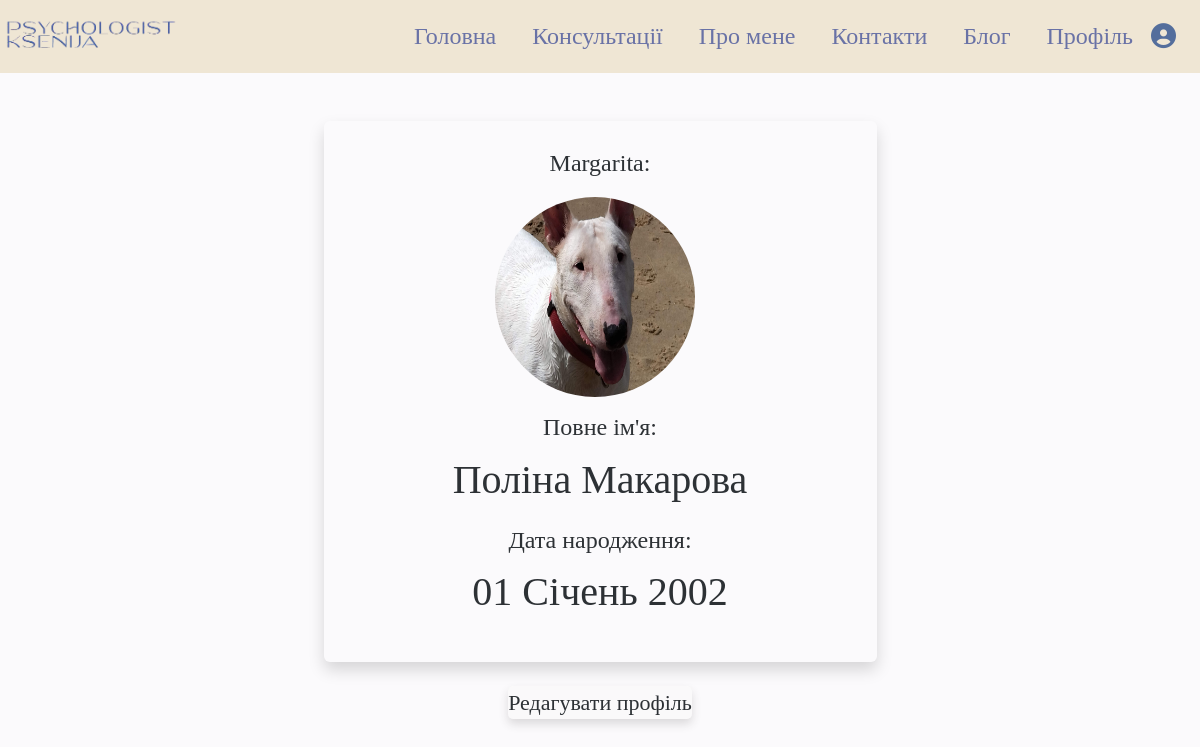
The page /profiles/ (signed in) on the database as committed earlier.
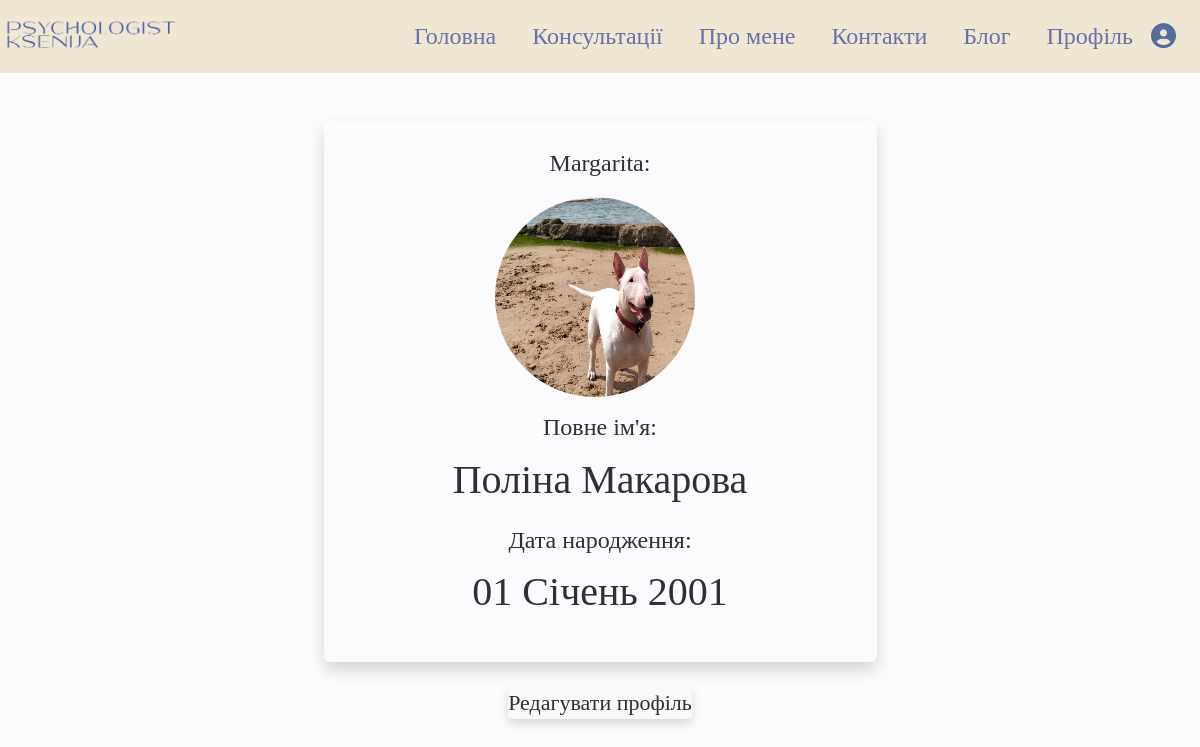
The same page on the database as committed later.
### profiles/models.py (models this page shows, shortened)
class UserProfile(models.Model):
    user = models.OneToOneField(User, on_delete=models.CASCADE)
    full_name = models.CharField(max_length=255, blank=True)
    avatar = models.ImageField(upload_to='avatars/', blank=True, null=True)
    date_of_birth = models.DateField(blank=True, null=True)

### profiles/views.py (the view)
# urls.py: path('profiles/', view_profile, name='view_profile'),
def view_profile(request):
    profile = UserProfile.objects.get(user=request.user)
    return render(request, 'profiles/view_profile.html', {'profile': profile})

### profiles/templates/profiles/view_profile.html
{% extends 'main/base.html' %}
{% load static %}
{% block content %}
<link rel="stylesheet" type="text/css" href="{% static 'profiles/profiles_styles.css' %}">
<div class="container mt-4">
  <div class="row justify-content-center">
    <div class="col-6 align-items-center">
      <div class="text-center rounded shadow p-4 mt-4">
        {% if profile %}
          <div>
            <p>{{ profile.user.username }}:</p>
              <img src="{{ profile.avatar.url }}" alt="{{ profile.user.username }}'s Avatar" class="profile-avatar">
            <div class="profile-info">
              <p><h4>Повне ім'я: </h4><span class="name">{{ profile.full_name }}</span></p>
              {% load l10n %}
              <p><h4>Дата народження: </h4><span class="name">{{ profile.date_of_birth|date:"d F Y"}}</span></p>
            </div>
          </div>
        {% else %}
          <p class="profile-not-found">Профіль не знайдено.</p>
          <a href="{% url 'edit_profile' %}" class="create-profile-link">Створити профіль</a>
        {% endif %}
        </div>
        <div class="text-center mt-4">
          <a href="{% url 'edit_profile' %}" class="edit-profile-link">Редагувати профіль</a>
        </div>
    </div>
  </div>
</div>
{% endblock %}

Rows that differ between the two databases and show on the page:
changed UserProfile "Поліна Макарова": avatar: a different picture; date_of_birth "01 Січень 2002" → "01 Січень 2001"
